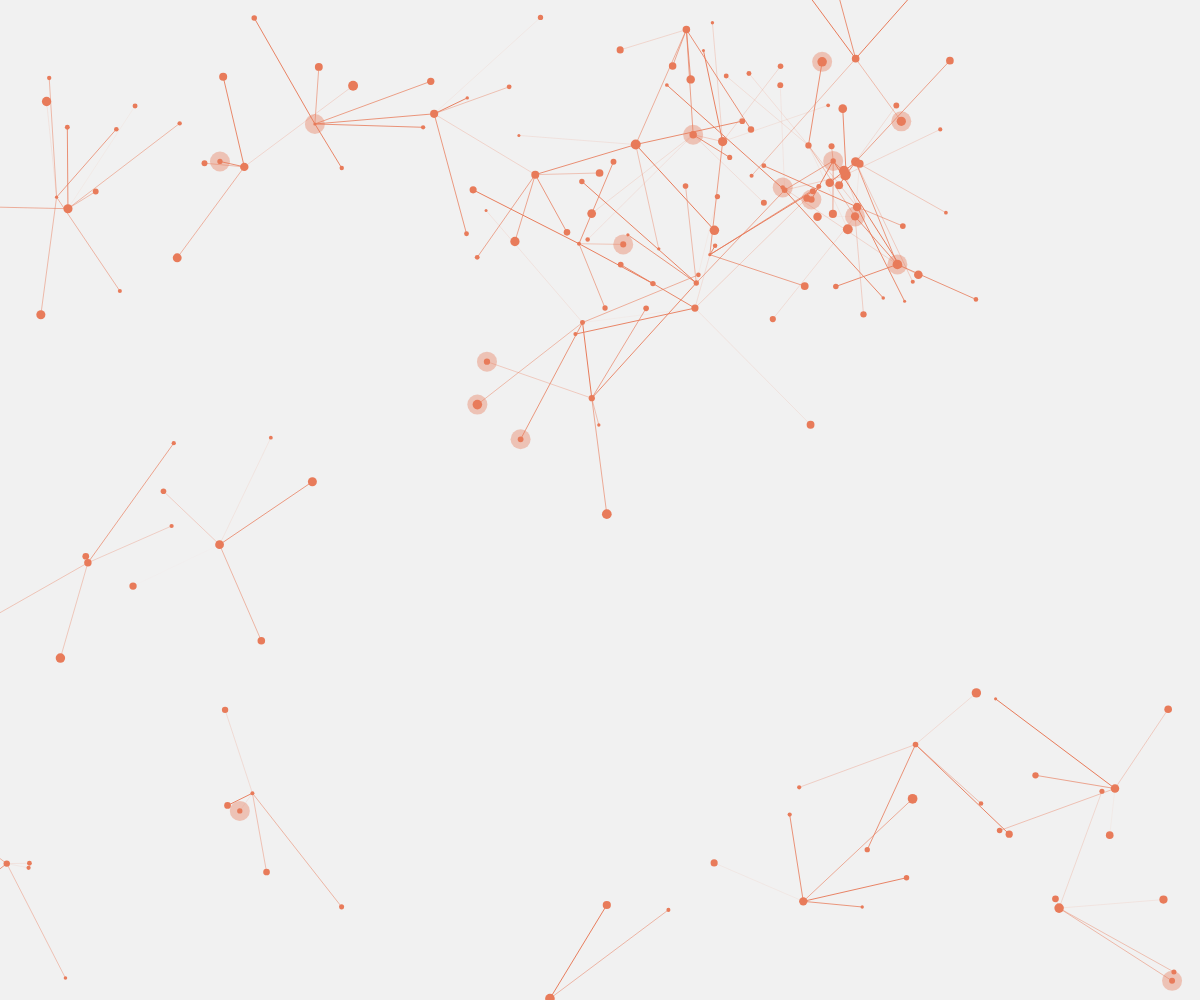
Frame 1 (no input)
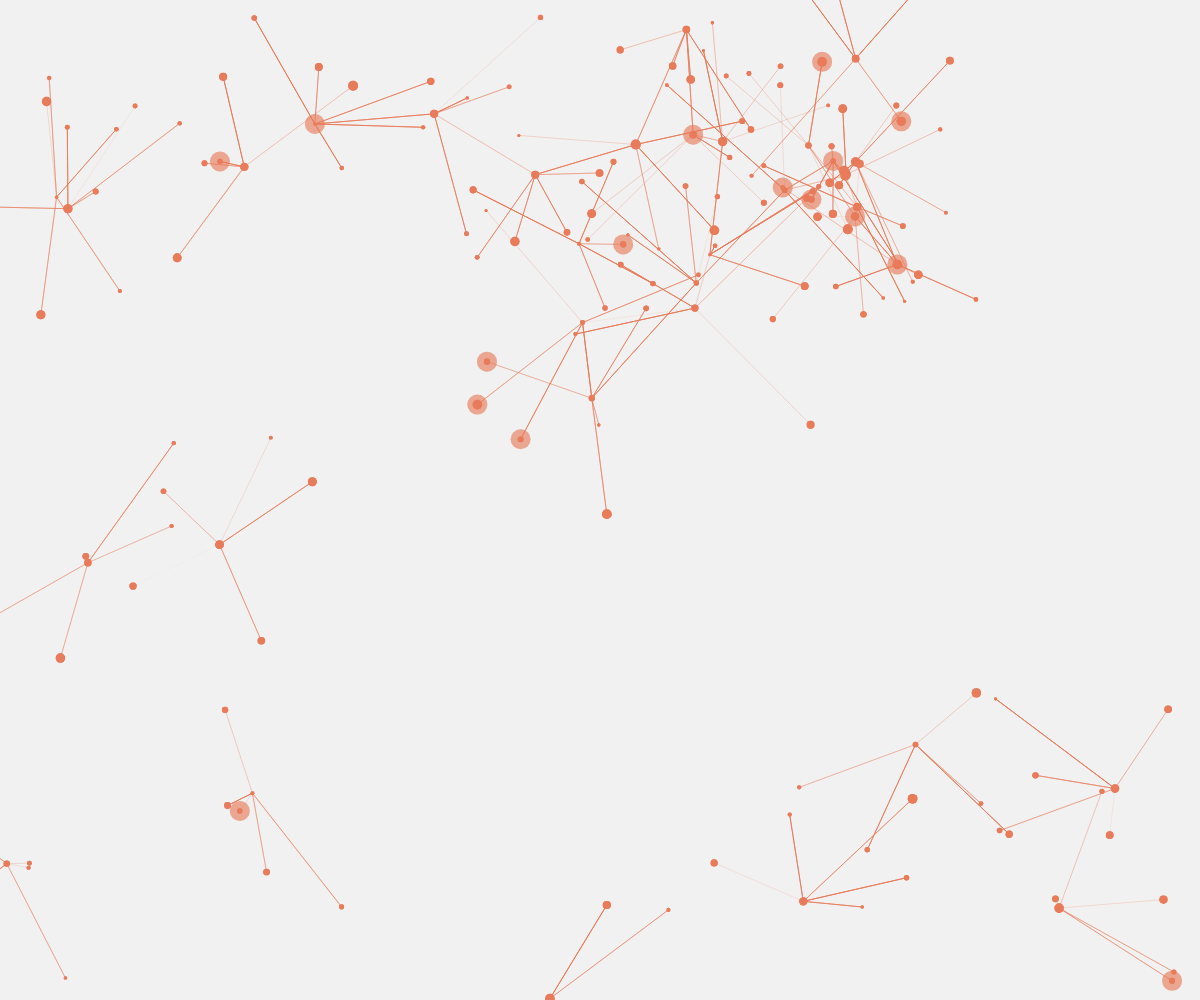
Frame 2 (the mouse pressed at the canvas centre, redrawn once)

The p5.js sketch that drew these frames (run headless with seeded random() and noise() and a simulated clock; the mouse was pressed at the canvas centre and the sketch redrawn once):

// p5.js sketch
// ── sketch.js
/**
 * Connected Lines created by Melle Dijkstra
 */

var points = [];

function windowResized() {
    resizeCanvas(window.innerWidth, window.innerHeight);
}

function setup() {
    createCanvas(window.innerWidth, window.innerHeight);
    background(241, 241, 241);

    fill(255);
    noStroke();

    for (var i = 0; i < 15; i++) {
        var point = new Point(createVector(random(0, width), random(0, height)));
        point.generatePoints(5);
        points.push(point);
    }
}

function draw() {
    points.forEach(function (point) {
        point.draw();
    });

    noLoop();
}

// ── Point.js
/**
 * Created by melle on 17-6-2017.
 */
var Point = function (position) {

    this.pos = position;
    // 10% if this is bigCircle
    this.bigCircle = random(0, 10) < 1;
    // a point can have references to other points
    this.points = [];
    this.alpha = random(5, 255);
    // random radius for this point
    this.r = random(3, 10);
    this.distance = width / 10;

    this.generatePoints = function (amount) {
        ++Point.generation;
        for (var i = 0; i < amount; i++) {
            var point = new Point(createVector(this.pos.x + random(-this.distance, this.distance), this.pos.y + random(-this.distance, this.distance)));
            if (Point.generation < 20) {
                point.generatePoints(5);
            }
            this.points.push(point);
        }
        return this.points.length;
    };

    this.draw = function () {
        if (this.bigCircle) {
            fill(232, 123, 90, 100);
            ellipse(this.pos.x, this.pos.y, 20);
        }
        fill(232, 123, 90);
        ellipse(this.pos.x, this.pos.y, this.r);
        var _this = this;
        this.points.forEach(function (point) {
            stroke(232, 123, 90, point.alpha);
            // draw a line between this point and the connected point
            line(_this.pos.x, _this.pos.y, point.pos.x, point.pos.y);
            noStroke();
            point.draw();
        })
    };

};

Point.generation = 0;
